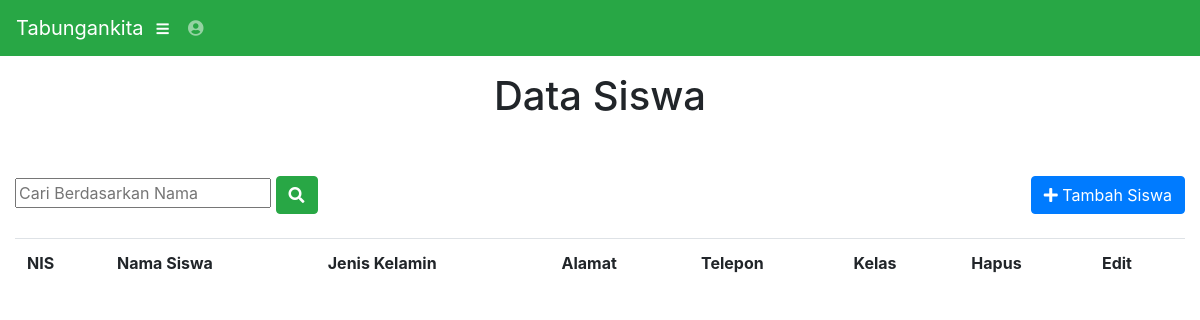
Before: /index.php/admin/siswa/cari with the older database file.
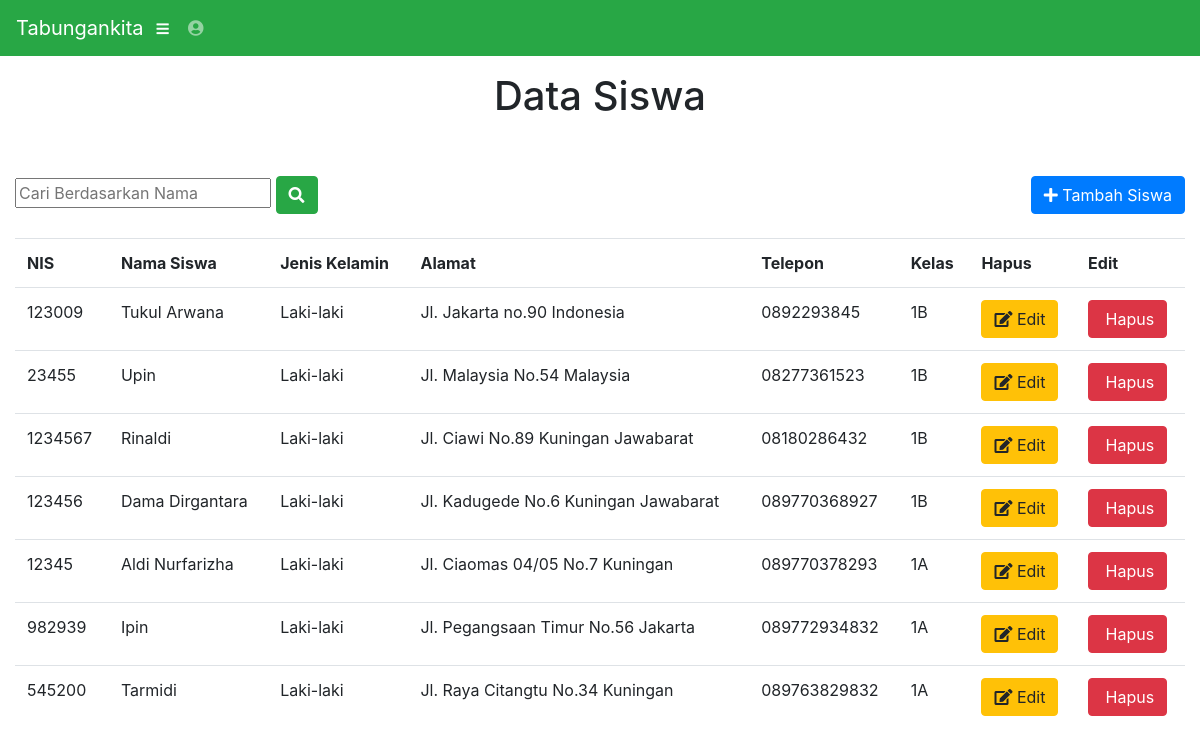
After: the same page with the newer database file.
### tables this page shows
CREATE TABLE `siswa` (
  `id_siswa` int(50) NOT NULL,
  `nama` text NOT NULL,
  `jenis_kelamin` text NOT NULL,
  `alamat` text NOT NULL,
  `telepon` text NOT NULL,
  `kelas` varchar(5) NOT NULL,
  `saldo` int(15) NOT NULL DEFAULT 0
);

### application/controllers/admin/Siswa.php (called while the page is built, shortened)
<?php
class Siswa extends CI_Controller {
	public function cari(){
		$nama=$this->input->post('cari');
		$this->m_siswa->cari_siswa($nama);
		$data['data']=$this->m_siswa->cari_siswa($nama);
		$this->load->view('admin/siswa',$data);
	}
}

### index.php (called while the page is built, shortened)
<?php
require_once BASEPATH.'core/CodeIgniter.php';

### application/models/m_siswa.php (called while the page is built, shortened)
<?php
class m_siswa extends CI_Model{
    function cari_siswa($nama){
      $hsl=$this->db->query("SELECT * from siswa where nama like '%".$nama."%'");
      return $hsl;
    }
}
?>

### application/views/admin/siswa.php (the view, shortened to what this page needs)
<!DOCTYPE html>
<html lang="en">
<head>
</head>
<body id="page-top">
<div id="wrapper">
	<div id="content-wrapper">
		<div class="container-fluid">
	<h1><center>Data Siswa</center><br></h1>
<form action="<?=site_url('admin/siswa/cari')?>" method="post">
	<input type="text" placeholder="Cari Berdasarkan Nama" name="cari">
  <button type="submit" class="btn btn-success"  value="Cari" ><i class="fa fa-search"></i></button>
  <button type="button" class="btn btn-primary" style="float: right;" data-toggle="modal" data-target="#exampleModal"><i class="fa fa-plus"></i>
 Tambah Siswa
</button>
</form>
	<br>
		<table class="table">
<tr>
	<th>NIS</th>
	<th>Nama Siswa</th>
	<th>Jenis Kelamin</th>
	<th>Alamat</th>
	<th>Telepon</th>
  <th>Kelas</th>
	<th>Hapus</th>
	<th>Edit</th>
</tr>
<?php
                    foreach ($data->result_array() as $sws):
                        $id_siswa=$sws['id_siswa'];
                        $nama=$sws['nama'];
                        $jenis_kelamin=$sws['jenis_kelamin'];
                        $alamat=$sws['alamat'];
                        $telepon=$sws['telepon'];
                        $kelas=$sws['kelas'];
                ?>
<tr>
	<td><?php echo $id_siswa;?></td>
	<td><?php echo $nama;?></td>
	<td><?php echo $jenis_kelamin;?></td>
	<td><?php echo $alamat;?></td>
	<td><?php echo $telepon;?></td>
  <td><?php echo $kelas;?></td>
	<td><a class="btn btn-xs btn-warning" href="#modalEditSiswa<?php echo $id_siswa?>" data-toggle="modal" title="Edit"><span class="fa fa-edit"></span> Edit</a></td>
    <td><a class="btn btn-xs btn-danger" href="#modalHapusSiswa<?php echo $id_siswa?>" data-toggle="modal" title="Hapus"><span class="fa fa-close"></span> Hapus</a></td>
</tr>
<?php endforeach; ?>
  </table>
  </div>
</div>
</body>
</html>

Changed rows visible on the page:
added siswa: id_siswa "123009", nama "Tukul Arwana", jenis_kelamin "Laki-laki", alamat "Jl. Jakarta no.90 Indonesia", telepon "0892293845", kelas "1B"
added siswa: id_siswa "23455", nama "Upin", jenis_kelamin "Laki-laki", alamat "Jl. Malaysia No.54 Malaysia", telepon "08277361523", kelas "1B"
added siswa: id_siswa "1234567", nama "Rinaldi", jenis_kelamin "Laki-laki", alamat "Jl. Ciawi No.89 Kuningan Jawabarat", telepon "08180286432", kelas "1B"
added siswa: id_siswa "123456", nama "Dama Dirgantara", jenis_kelamin "Laki-laki", alamat "Jl. Kadugede No.6 Kuningan Jawabarat", telepon "089770368927", kelas "1B"
added siswa: id_siswa "12345", nama "Aldi Nurfarizha", jenis_kelamin "Laki-laki", alamat "Jl. Ciaomas 04/05 No.7 Kuningan", telepon "089770378293", kelas "1A"
added siswa: id_siswa "982939", nama "Ipin", jenis_kelamin "Laki-laki", alamat "Jl. Pegangsaan Timur No.56 Jakarta", telepon "089772934832", kelas "1A"
added siswa: id_siswa "545200", nama "Tarmidi", jenis_kelamin "Laki-laki", alamat "Jl. Raya Citangtu No.34 Kuningan", telepon "089763829832", kelas "1A"
